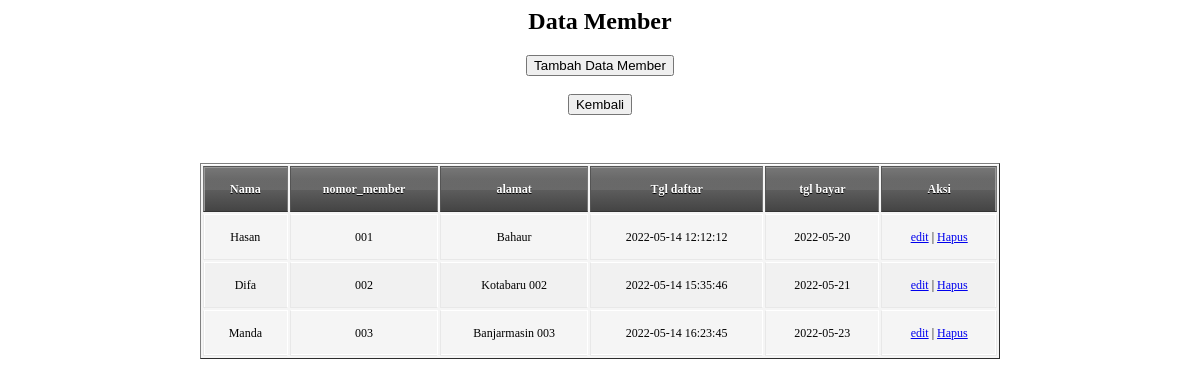
Screenshot of /Member.php (signed in) with the database file from the repository.
### tables this page shows
CREATE TABLE `member` (
  `id_member` int(11) NOT NULL,
  `nama` varchar(250) NOT NULL,
  `nomor_member` varchar(15) NOT NULL,
  `password` varchar(255) NOT NULL,
  `alamat` text NOT NULL,
  `tgl_mendaftar` datetime NOT NULL,
  `tgl_terakhir_bayar` date NOT NULL
);

### Koneksi.php (called while the page is built)
<?php
function koneksi()
{
    try {
        $pdo_conn = new PDO(
            'mysql:host=localhost;dbname=sistem_perpustakaan',
            'root',
            '',
            array(PDO::ATTR_ERRMODE, PDO::ERRMODE_EXCEPTION, PDO::ATTR_PERSISTENT => true)
        );
    } catch (PDOException $e) {
        print "Koneksi atau query bermasalah: " . $e->getMessage() . "<br/>";
        die();
    }
    return $pdo_conn;
}

### Model.php (the view, shortened to what this page needs)
<body>
<?php
require("./Koneksi.php");
function tampildata($nama_tabel)
{
    $stmt = koneksi()->prepare("SELECT * FROM $nama_tabel");
    $stmt->execute();
    $result = $stmt->fetchAll();
    if (!empty($result)) {
        if ($nama_tabel == "member") {
            foreach ($result as $row) {
                echo "<tr>";
                echo "<td>" . $row['nama'] . "</td>";
                echo "<td>" . $row['nomor_member'] . "</td>";
                echo "<td>" . $row['alamat'] . "</td>";
                echo "<td>" . $row["tgl_mendaftar"] . "</td>";
                echo "<td>" . $row["tgl_terakhir_bayar"] . "</td>";
                echo "<td>";
                echo "<a href='FormMember.php?id_member=" . $row['id_member'] . "'>edit</a>";
                echo " | ";
                echo "<a href='Member.php?id_member=" . $row['id_member'] . "' onclick=\"return confirm('Yakin Hapus?')\">Hapus</a>";
                echo "</td>";
                echo "</tr>";
            }
        }
    }
}?>
</body>

### Model.php (style rules this page uses)
td { border-right: 1px solid #fff; border-left: 1px solid #e8e8e8; border-top: 1px solid #fff; border-bottom: 1px solid #e8e8e8; padding: 10px 15px; position: relative; transition: all 300ms; }
td:first-child { box-shadow: inset 1px 0 0 #fff; }
td:last-child { border-right: 1px solid #e8e8e8; box-shadow: inset -1px 0 0 #fff; }
tr { background: url(https://jackrugile.com/images/misc/noise-diagonal.png); }
tr:nth-child(odd) td { background: #f1f1f1 url(https://jackrugile.com/images/misc/noise-diagonal.png); }
tr:last-of-type td { box-shadow: inset 0 -1px 0 #fff; }
tr:last-of-type td:first-child { box-shadow: inset 1px -1px 0 #fff; }
tr:last-of-type td:last-child { box-shadow: inset -1px -1px 0 #fff; }

### rows the page displays
member: nama "Hasan", nomor_member "001", alamat "Bahaur", tgl_mendaftar "2022-05-14 12:12:12", tgl_terakhir_bayar "2022-05-20"
member: nama "Difa", nomor_member "002", alamat "Kotabaru 002", tgl_mendaftar "2022-05-14 15:35:46", tgl_terakhir_bayar "2022-05-21"
member: nama "Manda", nomor_member "003", alamat "Banjarmasin 003", tgl_mendaftar "2022-05-14 16:23:45", tgl_terakhir_bayar "2022-05-23"
